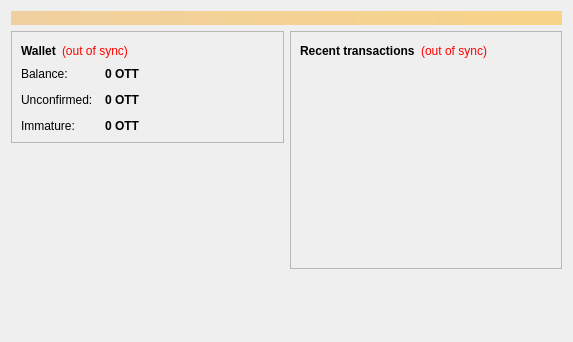
<?xml version="1.0" encoding="UTF-8"?>
<ui version="4.0">
 <class>OverviewPage</class>
 <widget class="QWidget" name="OverviewPage">
  <property name="geometry">
   <rect>
    <x>0</x>
    <y>0</y>
    <width>573</width>
    <height>342</height>
   </rect>
  </property>
  <property name="windowTitle">
   <string>Form</string>
  </property>
  <layout class="QVBoxLayout" name="topLayout">
   <item>
    <widget class="QLabel" name="labelAlerts">
     <property name="visible">
      <bool>false</bool>
     </property>
     <property name="styleSheet">
      <string notr="true">background-color: qlineargradient(x1: 0, y1: 0, x2: 1, y2: 0, stop:0 #F0D0A0, stop:1 #F8D488); color:#000000;</string>
     </property>
     <property name="wordWrap">
      <bool>true</bool>
     </property>
     <property name="margin">
      <number>3</number>
     </property>
    </widget>
   </item>
   <item>
    <layout class="QHBoxLayout" name="horizontalLayout" stretch="1,1">
     <item>
      <layout class="QVBoxLayout" name="verticalLayout_2">
       <item>
        <widget class="QFrame" name="frame">
         <property name="frameShape">
          <enum>QFrame::StyledPanel</enum>
         </property>
         <property name="frameShadow">
          <enum>QFrame::Raised</enum>
         </property>
         <layout class="QVBoxLayout" name="verticalLayout_4">
          <item>
           <layout class="QHBoxLayout" name="horizontalLayout_4">
            <item>
             <widget class="QLabel" name="label_5">
              <property name="font">
               <font>
                <weight>75</weight>
                <bold>true</bold>
               </font>
              </property>
              <property name="text">
               <string>Wallet</string>
              </property>
             </widget>
            </item>
            <item>
             <widget class="QLabel" name="labelWalletStatus">
              <property name="toolTip">
               <string>The displayed information may be out of date. Your wallet automatically synchronizes with the Ottcoin network after a connection is established, but this process has not completed yet.</string>
              </property>
              <property name="styleSheet">
               <string notr="true">QLabel { color: red; }</string>
              </property>
              <property name="text">
               <string notr="true">(out of sync)</string>
              </property>
              <property name="alignment">
               <set>Qt::AlignLeading|Qt::AlignLeft|Qt::AlignVCenter</set>
              </property>
             </widget>
            </item>
            <item>
             <spacer name="horizontalSpacer_2">
              <property name="orientation">
               <enum>Qt::Horizontal</enum>
              </property>
              <property name="sizeHint" stdset="0">
               <size>
                <width>40</width>
                <height>20</height>
               </size>
              </property>
             </spacer>
            </item>
           </layout>
          </item>
          <item>
           <layout class="QFormLayout" name="formLayout_2">
            <property name="fieldGrowthPolicy">
             <enum>QFormLayout::AllNonFixedFieldsGrow</enum>
            </property>
            <property name="horizontalSpacing">
             <number>12</number>
            </property>
            <property name="verticalSpacing">
             <number>12</number>
            </property>
            <item row="0" column="0">
             <widget class="QLabel" name="label">
              <property name="text">
               <string>Balance:</string>
              </property>
             </widget>
            </item>
            <item row="0" column="1">
             <widget class="QLabel" name="labelBalance">
              <property name="font">
               <font>
                <weight>75</weight>
                <bold>true</bold>
               </font>
              </property>
              <property name="cursor">
               <cursorShape>IBeamCursor</cursorShape>
              </property>
              <property name="toolTip">
               <string>Your current balance</string>
              </property>
              <property name="text">
               <string notr="true">0 OTT</string>
              </property>
              <property name="textInteractionFlags">
               <set>Qt::LinksAccessibleByMouse|Qt::TextSelectableByKeyboard|Qt::TextSelectableByMouse</set>
              </property>
             </widget>
            </item>
            <item row="1" column="0">
             <widget class="QLabel" name="label_3">
              <property name="text">
               <string>Unconfirmed:</string>
              </property>
             </widget>
            </item>
            <item row="1" column="1">
             <widget class="QLabel" name="labelUnconfirmed">
              <property name="font">
               <font>
                <weight>75</weight>
                <bold>true</bold>
               </font>
              </property>
              <property name="cursor">
               <cursorShape>IBeamCursor</cursorShape>
              </property>
              <property name="toolTip">
               <string>Total of transactions that have yet to be confirmed, and do not yet count toward the current balance</string>
              </property>
              <property name="text">
               <string notr="true">0 OTT</string>
              </property>
              <property name="textInteractionFlags">
               <set>Qt::LinksAccessibleByMouse|Qt::TextSelectableByKeyboard|Qt::TextSelectableByMouse</set>
              </property>
             </widget>
            </item>
            <item row="2" column="0">
             <widget class="QLabel" name="labelImmatureText">
              <property name="text">
               <string>Immature:</string>
              </property>
             </widget>
            </item>
            <item row="2" column="1">
             <widget class="QLabel" name="labelImmature">
              <property name="font">
               <font>
                <weight>75</weight>
                <bold>true</bold>
               </font>
              </property>
              <property name="toolTip">
               <string>Mined balance that has not yet matured</string>
              </property>
              <property name="text">
               <string notr="true">0 OTT</string>
              </property>
              <property name="textInteractionFlags">
               <set>Qt::LinksAccessibleByMouse|Qt::TextSelectableByKeyboard|Qt::TextSelectableByMouse</set>
              </property>
             </widget>
            </item>
           </layout>
          </item>
         </layout>
        </widget>
       </item>
       <item>
        <spacer name="verticalSpacer">
         <property name="orientation">
          <enum>Qt::Vertical</enum>
         </property>
         <property name="sizeHint" stdset="0">
          <size>
           <width>20</width>
           <height>40</height>
          </size>
         </property>
        </spacer>
       </item>
      </layout>
     </item>
     <item>
      <layout class="QVBoxLayout" name="verticalLayout_3">
       <item>
        <widget class="QFrame" name="frame_2">
         <property name="frameShape">
          <enum>QFrame::StyledPanel</enum>
         </property>
         <property name="frameShadow">
          <enum>QFrame::Raised</enum>
         </property>
         <layout class="QVBoxLayout" name="verticalLayout">
          <item>
           <layout class="QHBoxLayout" name="horizontalLayout_2">
            <item>
             <widget class="QLabel" name="label_4">
              <property name="text">
               <string>&lt;b&gt;Recent transactions&lt;/b&gt;</string>
              </property>
             </widget>
            </item>
            <item>
             <widget class="QLabel" name="labelTransactionsStatus">
              <property name="toolTip">
               <string>The displayed information may be out of date. Your wallet automatically synchronizes with the Ottcoin network after a connection is established, but this process has not completed yet.</string>
              </property>
              <property name="styleSheet">
               <string notr="true">QLabel { color: red; }</string>
              </property>
              <property name="text">
               <string notr="true">(out of sync)</string>
              </property>
              <property name="alignment">
               <set>Qt::AlignRight|Qt::AlignTrailing|Qt::AlignVCenter</set>
              </property>
             </widget>
            </item>
            <item>
             <spacer name="horizontalSpacer">
              <property name="orientation">
               <enum>Qt::Horizontal</enum>
              </property>
              <property name="sizeHint" stdset="0">
               <size>
                <width>40</width>
                <height>20</height>
               </size>
              </property>
             </spacer>
            </item>
           </layout>
          </item>
          <item>
           <widget class="QListView" name="listTransactions">
            <property name="styleSheet">
             <string notr="true">QListView { background: transparent; }</string>
            </property>
            <property name="frameShape">
             <enum>QFrame::NoFrame</enum>
            </property>
            <property name="verticalScrollBarPolicy">
             <enum>Qt::ScrollBarAlwaysOff</enum>
            </property>
            <property name="horizontalScrollBarPolicy">
             <enum>Qt::ScrollBarAlwaysOff</enum>
            </property>
            <property name="selectionMode">
             <enum>QAbstractItemView::NoSelection</enum>
            </property>
           </widget>
          </item>
         </layout>
        </widget>
       </item>
       <item>
        <spacer name="verticalSpacer_2">
         <property name="orientation">
          <enum>Qt::Vertical</enum>
         </property>
         <property name="sizeHint" stdset="0">
          <size>
           <width>20</width>
           <height>40</height>
          </size>
         </property>
        </spacer>
       </item>
      </layout>
     </item>
    </layout>
   </item>
  </layout>
 </widget>
 <resources/>
 <connections/>
</ui>
